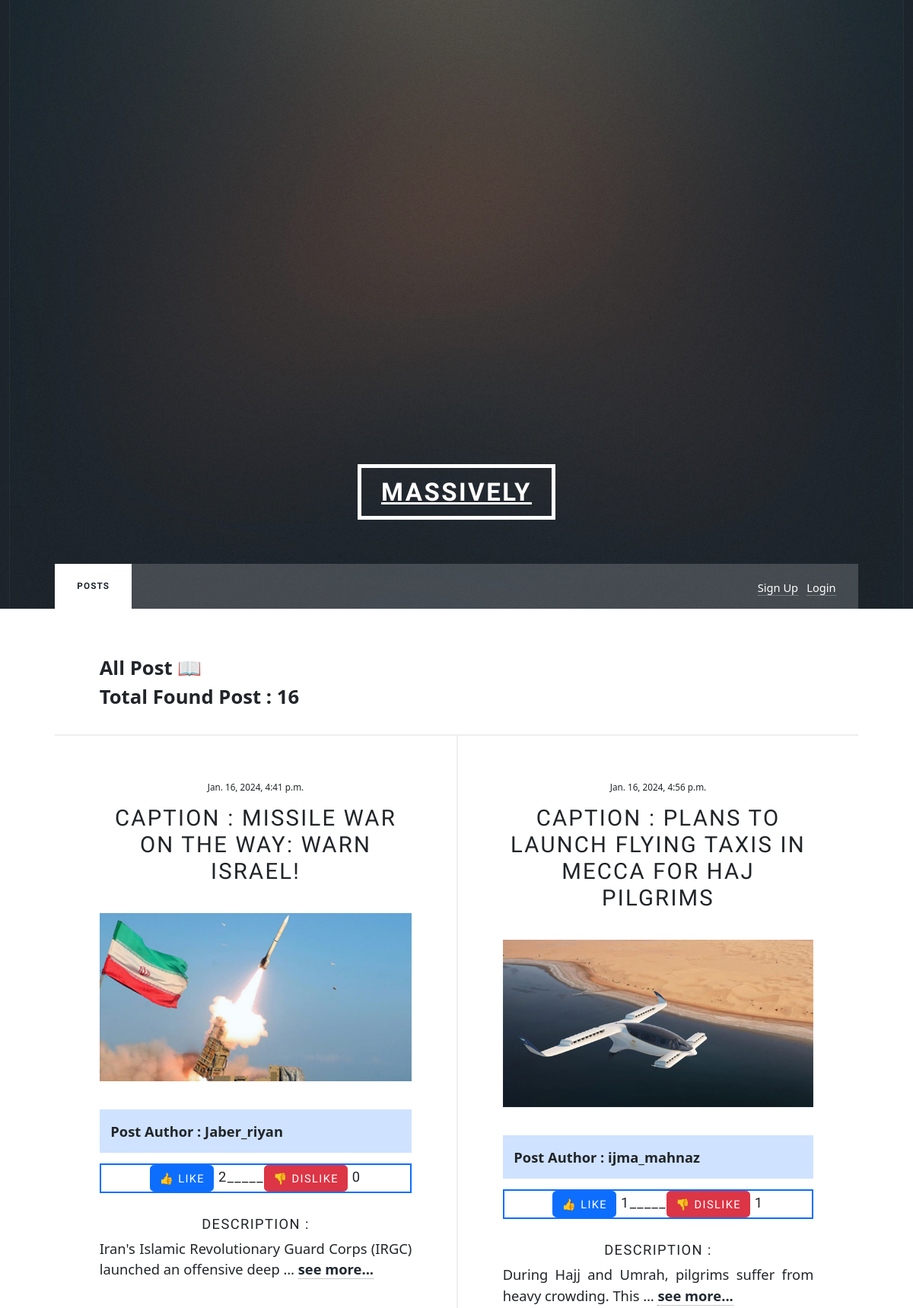
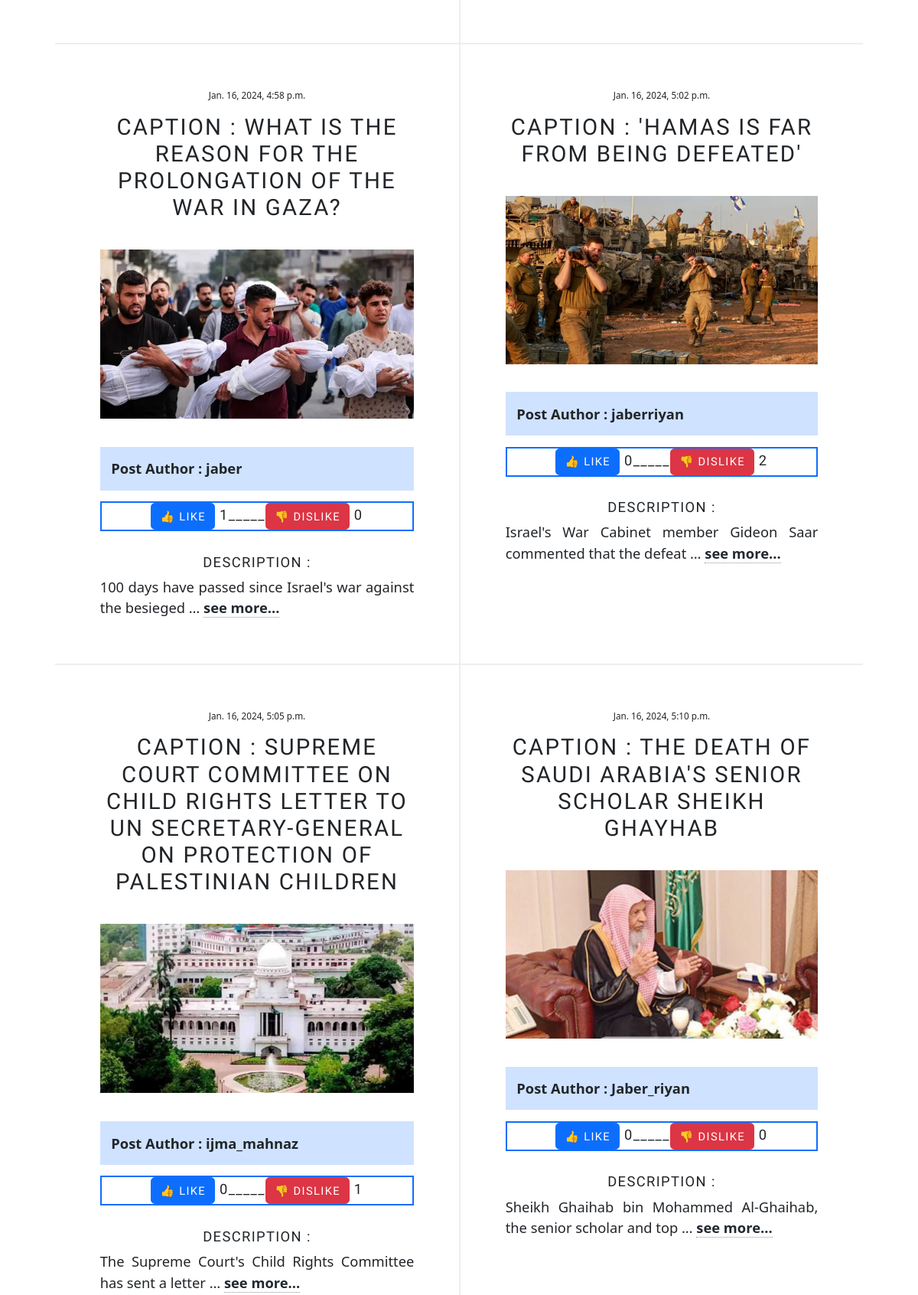
The page / (upper part) on the database its author committed (2 pictures, top to bottom).
### post/models.py (models this page shows, shortened)
class PostModel(models.Model):
    user = models.ForeignKey(User, related_name='post',on_delete=models.CASCADE)
    caption = models.CharField(max_length=3000)
    created_on = models.DateTimeField(auto_now_add=True)
    body = models.TextField(null=True,blank=True)
    post_image = models.ImageField(upload_to='post/media/images/',null=True,blank=True)
    post_like = models.IntegerField(default=0,null=True,blank=True)
    post_dislike = models.IntegerField(default=0,null=True,blank=True)

### final_exam/views.py (the view)
# urls.py: 2. Add a URL to urlpatterns:  path('', views.home, name='home')
def home(request):
    data = PostModel.objects.all()
    post_data = PostModel.objects.all()
    for post in post_data:
        post.post_like = 0
        post.post_dislike = 0
        all_like = 0
        all_dislike = 0
        specific_post_like = LikeDislikeModel.objects.filter(post=post)
        for post_like in specific_post_like:
            all_like += post_like.like
            all_dislike += post_like.dislike
            post.post_like = all_like
            post.post_dislike = all_dislike
        post.save()
    return render(request, 'home.html',{'posts':data})

### templates/home.html (shortened to what this page needs)
{% extends "base.html" %}
{% load static %}
{% block content %}
<div id="main">
	<p class="fw-bold fs-3">All Post 📖 <br>
    Total Found Post : {{posts | length}}</p>
		<section class="posts">
			{% for post in posts %}
			<article>
				<header>
					<span class="date">{{post.created_on}}</span>
					<h2><a href="#">Caption : {{post.caption}}</a></h2>
				</header>
				<img class="image fit" src="{{post.post_image.url}}" alt="" />
				<p class="text-dark fw-bold fs-5 bg-primary-subtle p-3">Post Author : {{post.user.username}}</p>
				<h5 class="border border-2 border-primary"><a class="text-decoration-none btn btn-primary" href="{% url 'like' post.id post.user.id %}">👍 Like</a> <a href="{% url "allLikeUser" post.id %}">{{post.post_like}}</a>_____<a class="btn btn-danger" href="{% url "dislike" post.id post.user.id %}">👎 Dislike</a> <a href="{% url "allDislikeUser" post.id %}">{{post.post_dislike}}</a></h5><br>
				<h5>Description : </h5>
				<p class="fs-5">{{ post.body|truncatewords:10 }} <a class="text-decoration-none text-dark" href="{% url "detailview" post.id %}"><b>see more...</b></a></p>
			</article>
			{% endfor %}
		</section>
</div>
{% endblock content %}

### rows shown on the page
PostModel: created_on "Jan. 16, 2024, 4:41 p.m.", caption "MISSILE WAR ON THE WAY: WARN ISRAEL!", post_image (picture), user.username "Jaber_riyan", post_like "2", post_dislike "0", body "Iran's Islamic Revolutionary Guard Corps (IRGC) launched an offensive deep …"
PostModel: created_on "Jan. 16, 2024, 4:56 p.m.", caption "PLANS TO LAUNCH FLYING TAXIS IN MECCA FOR HAJ PILGRIMS", post_image (picture), user.username "ijma_mahnaz", post_like "1", post_dislike "1", body "During Hajj and Umrah, pilgrims suffer from heavy crowding. This …"
PostModel: created_on "Jan. 16, 2024, 4:58 p.m.", caption "WHAT IS THE REASON FOR THE PROLONGATION OF THE WAR IN GAZA?", post_image (picture), user.username "jaber", post_like "1", post_dislike "0", body "100 days have passed since Israel's war against the besieged …"
PostModel: created_on "Jan. 16, 2024, 5:02 p.m.", caption "'HAMAS IS FAR FROM BEING DEFEATED'", post_image (picture), user.username "jaberriyan", post_like "0", post_dislike "2", body "Israel's War Cabinet member Gideon Saar commented that the defeat …"
PostModel: created_on "Jan. 16, 2024, 5:05 p.m.", caption "SUPREME COURT COMMITTEE ON CHILD RIGHTS LETTER TO UN SECRETARY-GENERAL ON PROTECTION OF PALESTINIAN CHILDREN", post_image (picture), user.username "ijma_mahnaz", post_like "0", post_dislike "1", body "The Supreme Court's Child Rights Committee has sent a letter …"
PostModel: created_on "Jan. 16, 2024, 5:10 p.m.", caption "THE DEATH OF SAUDI ARABIA'S SENIOR SCHOLAR SHEIKH GHAYHAB", post_image (picture), user.username "Jaber_riyan", post_like "0", post_dislike "0", body "Sheikh Ghaihab bin Mohammed Al-Ghaihab, the senior scholar and top …"

### other values the page prints
{{ posts | length }} "16"
